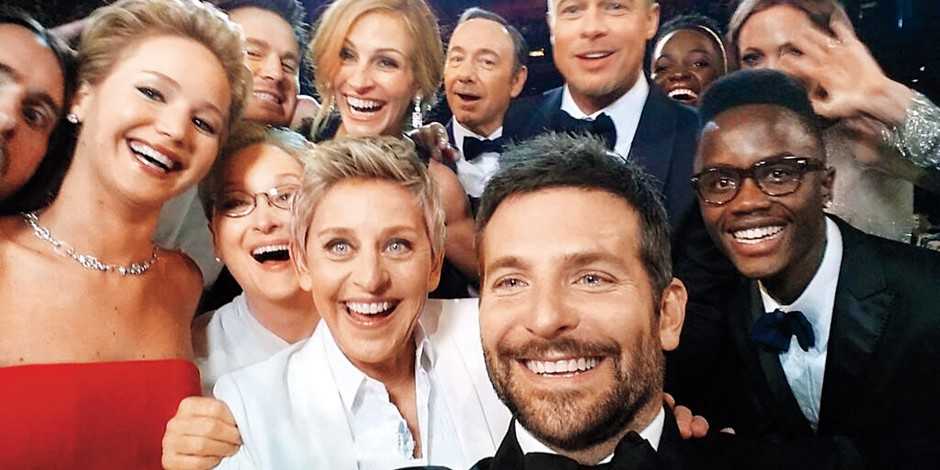
#> input picture images/ellen_oscar.jpeg, 940 x 470 px
$ python face_detection_haar.py --image images/ellen_oscar.jpeg
#> lines starting #> are read from the running program, lines starting #| are printed output that depends on the picture; after the words box and inside, x2 and y2 are one past the last pixel; in counts of white or black regions, pixels touching at a corner belong together
### utils.py
def haar_face_to_points(face):
    x1, y1, w, h = face
    x2 = x1 + w
    y2 = y1 + h

    return x1, y1, x2, y2


# [16 lines left out: functions hog_face_to_points, dnn_detection_to_points, not called in this run]

### face_detection_haar.py
import cv2
from argparse import ArgumentParser

from utils import haar_face_to_points


# trích xuất đường dẫn ảnh (tham số khi chạy code)
parser = ArgumentParser(description="Apply Haar Cascade model on images")
parser.add_argument('--image', dest="image_path", help='Path to image', required=True)
args = parser.parse_args()
image_path = args.image_path

# load ảnh và chuyển sang ảnh đen trắng
# (mô hình cần ảnh đen trắng đầu vào)
image = cv2.imread(image_path)
#> image is the input picture: shape (470, 940, 3); mean B, G, R 98.4, 110, 142.1
gray = cv2.cvtColor(image, cv2.COLOR_BGR2GRAY)
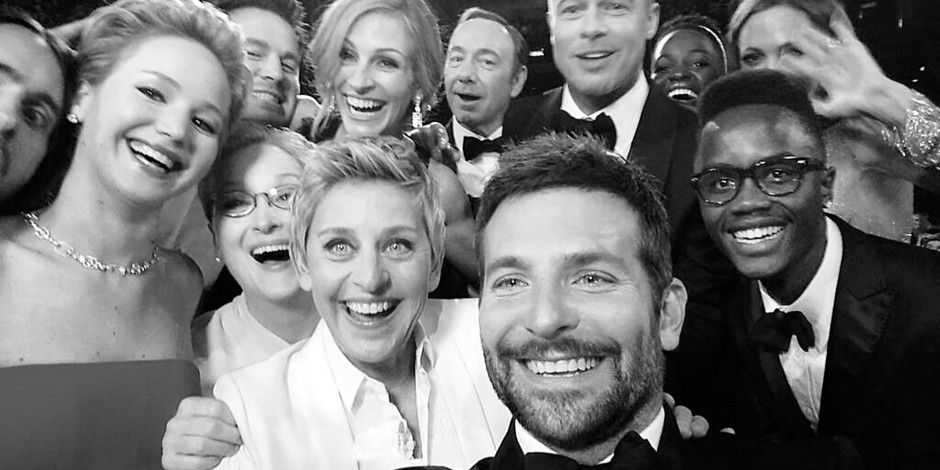
#> gray: shape (470, 940); min 0, max 255, mean 118.3
print("Load ảnh: {}".format(image_path))
print("Cỡ ảnh: {}".format(gray.shape))
#| Cỡ ảnh: (470, 940)

# load mô hình nhận diện khuôn mặt
model_path = "models/haarcascade_frontalface_default.xml"
detector = cv2.CascadeClassifier(model_path)

# nhận diện khuôn mặt trong ảnh
faces = detector.detectMultiScale(gray, scaleFactor=1.03, minNeighbors=5)
#> faces = [[172, 398, 49, 49], [428, 23, 90, 90], [211, 154, 114, 114], [313, 15, 116, 116], [679, 118, 146, 146], [290, 185, 159, 159], [58, 37, 139, 139], [451, 192, 218, 218]]
print("Xác định được {} khuôn mặt".format(len(faces)))
#| Xác định được 8 khuôn mặt

# Vẽ đường bao cho từng khuôn mặt
green_color = (0, 255, 0)
for face in faces:
    x1, y1, x2, y2 = haar_face_to_points(face)
    cv2.rectangle(image, pt1=(x1, y1), pt2=(x2, y2), color=green_color, thickness=2)
#> this loop made 8 passes
#> (x1, y1, w in haar_face_to_points, h in haar_face_to_points, x2, y2) on passes 1 to 8: (172, 398, 49, 49, 221, 447), (428, 23, 90, 90, 518, 113), (211, 154, 114, 114, 325, 268), (313, 15, 116, 116, 429, 131), (679, 118, 146, 146, 825, 264), (290, 185, 159, 159, 449, 344), (58, 37, 139, 139, 197, 176), (451, 192, 218, 218, 669, 410)
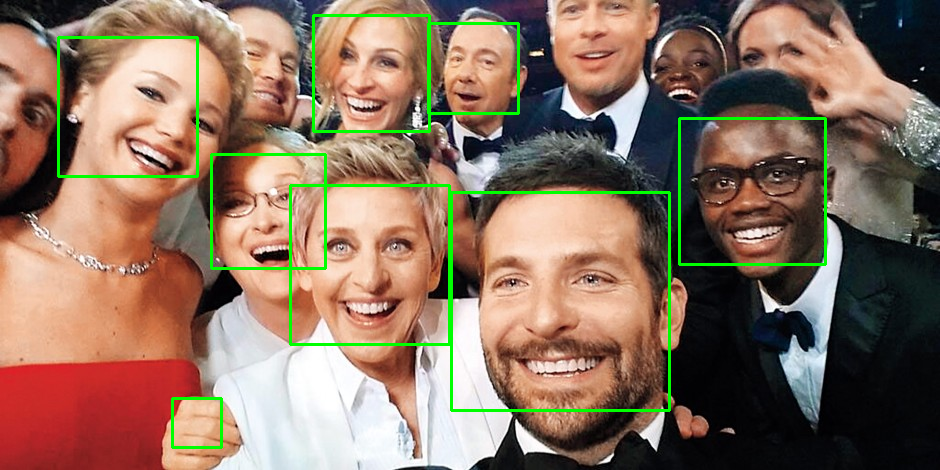
#> image: shape (470, 940, 3); 2.71% of pixels changed, all inside (x1, y1, x2, y2) = (57, 14, 827, 449)

# Hiển thị ảnh
cv2.imshow("Haar Cascade", image)
cv2.waitKey(0)

$ run again, on images/h10.jpg
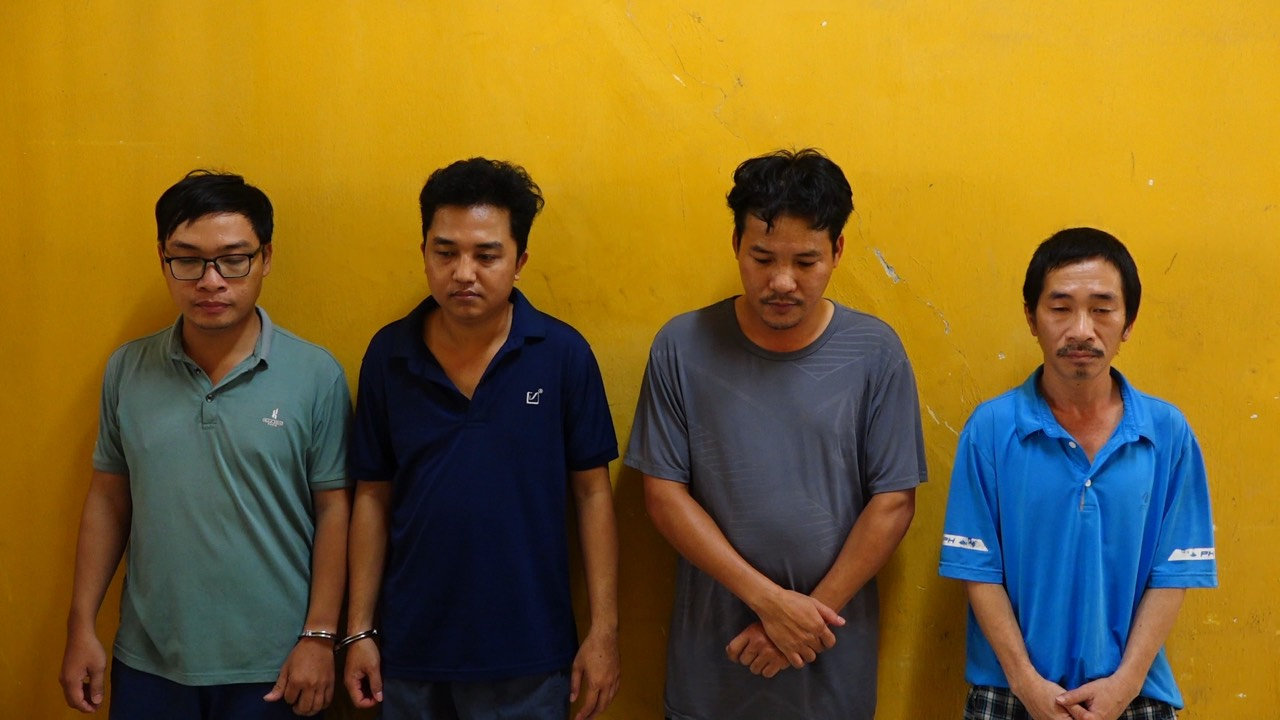
#> input picture images/h10.jpg, 1280 x 720 px
#> image is the input picture: shape (720, 1280, 3); mean B, G, R 39, 100.7, 128
#> `gray = cv2.cvtColor(image, cv2.COLOR_BGR2GRAY)`:
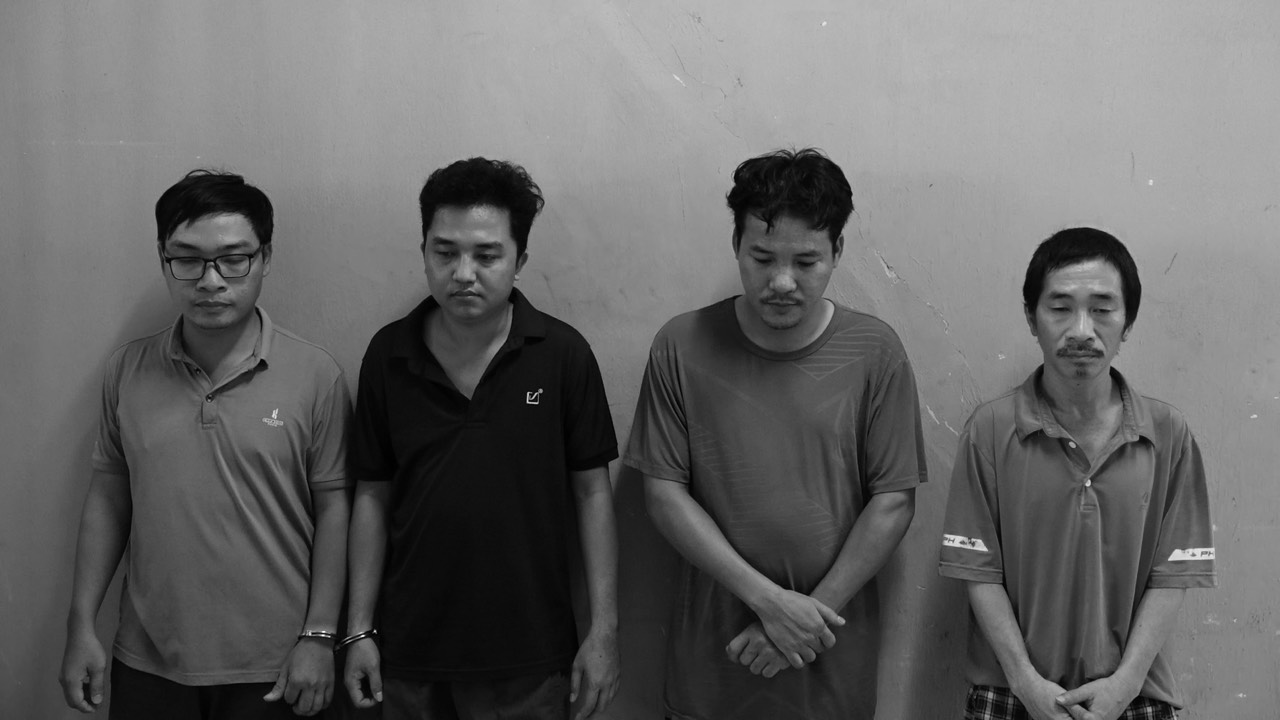
#> gray: shape (720, 1280); min 0, max 254, mean 101.9
#| Cỡ ảnh: (720, 1280)
#> faces = [[118, 564, 72, 72], [139, 204, 143, 143], [1018, 259, 125, 125], [402, 205, 127, 127], [720, 212, 129, 129]]
#| Xác định được 5 khuôn mặt
#> the loop `for face in faces:` made 5 passes
#> (x1, y1, w in haar_face_to_points, h in haar_face_to_points, x2, y2) on passes 1 to 5: (118, 564, 72, 72, 190, 636), (139, 204, 143, 143, 282, 347), (1018, 259, 125, 125, 1143, 384), (402, 205, 127, 127, 529, 332), (720, 212, 129, 129, 849, 341)
#> after the loop `for face in faces:`:
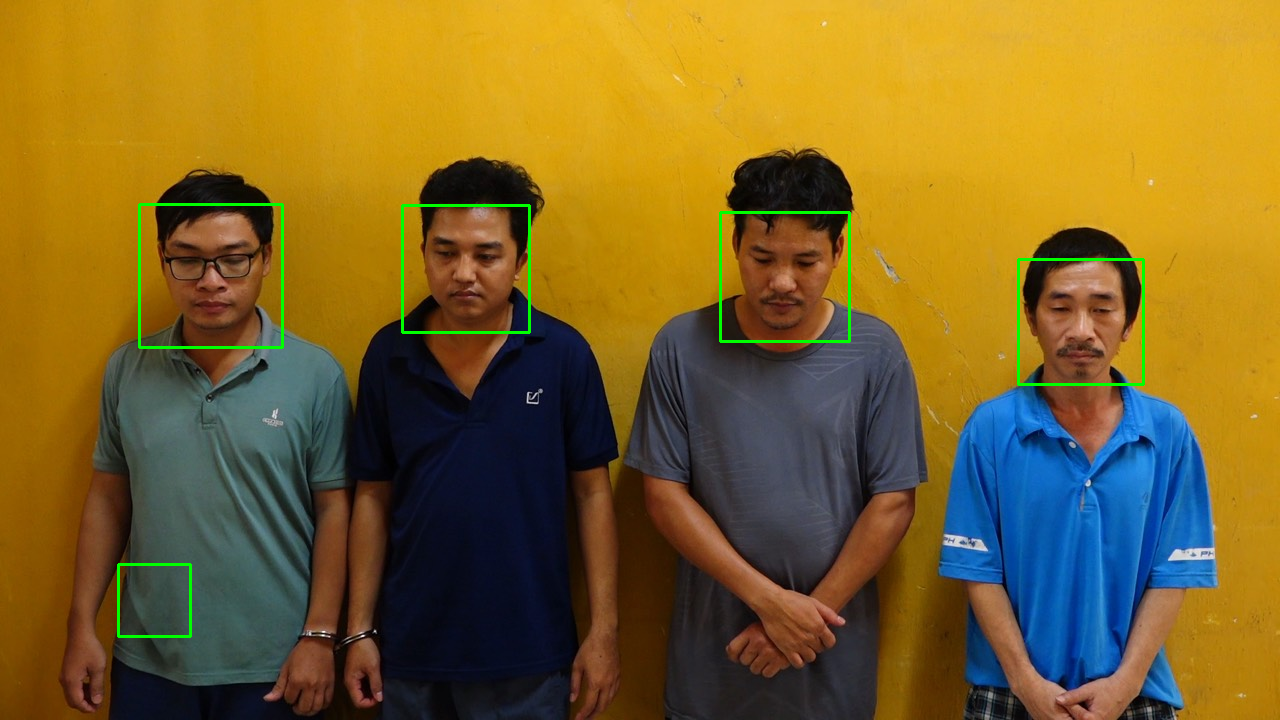
#> image: shape (720, 1280, 3); 0.77% of pixels changed, all inside (x1, y1, x2, y2) = (117, 203, 1145, 638)

$ run again, on images/h11.webp
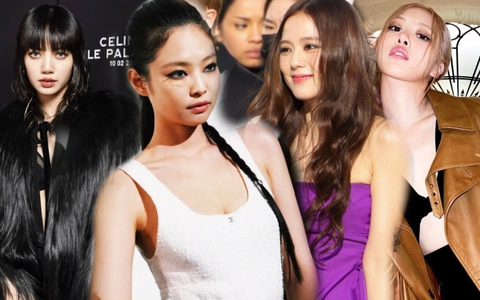
#> input picture images/h11.webp, 480 x 300 px
#> image is the input picture: shape (300, 480, 3); mean B, G, R 106.1, 115.4, 141.7
#> `gray = cv2.cvtColor(image, cv2.COLOR_BGR2GRAY)`:
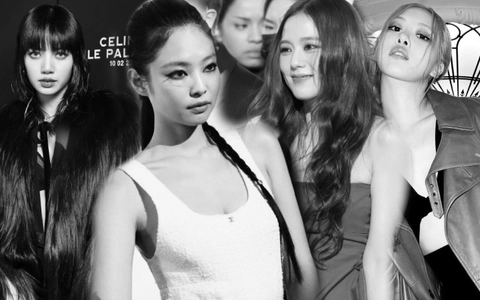
#> gray: shape (300, 480); min 0, max 255, mean 122.2
#| Cỡ ảnh: (300, 480)
#> faces = [[15, 28, 68, 68], [221, 2, 60, 60], [267, 21, 70, 70], [150, 37, 87, 87], [281, 160, 72, 72], [370, 6, 73, 73]]
#| Xác định được 6 khuôn mặt
#> the loop `for face in faces:` made 6 passes
#> (x1, y1, w in haar_face_to_points, h in haar_face_to_points, x2, y2) on passes 1 to 6: (15, 28, 68, 68, 83, 96), (221, 2, 60, 60, 281, 62), (267, 21, 70, 70, 337, 91), (150, 37, 87, 87, 237, 124), (281, 160, 72, 72, 353, 232), (370, 6, 73, 73, 443, 79)
#> after the loop `for face in faces:`:
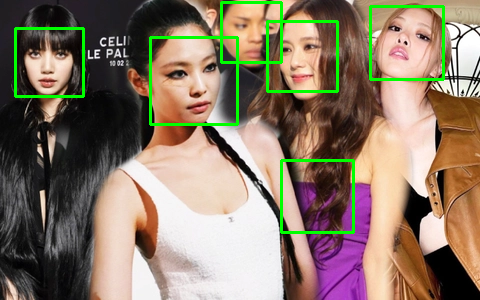
#> image: shape (300, 480, 3); 3.54% of pixels changed, all inside (x1, y1, x2, y2) = (14, 1, 445, 234)

$ run again, on images/h2.jpg
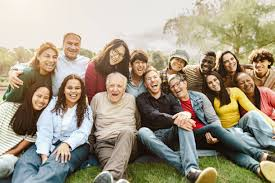
#> input picture images/h2.jpg, 275 x 183 px
#> image is the input picture: shape (183, 275, 3); mean B, G, R 133.4, 153, 163.1
#> `gray = cv2.cvtColor(image, cv2.COLOR_BGR2GRAY)`:
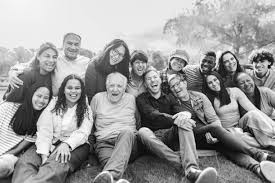
#> gray: shape (183, 275); min 0, max 255, mean 153.8
#| Cỡ ảnh: (183, 275)
#> faces = [[38, 47, 25, 25], [103, 75, 26, 26], [60, 78, 25, 25]]
#| Xác định được 3 khuôn mặt
#> the loop `for face in faces:` made 3 passes
#> (x1, y1, w in haar_face_to_points, h in haar_face_to_points, x2, y2) on passes 1 to 3: (38, 47, 25, 25, 63, 72), (103, 75, 26, 26, 129, 101), (60, 78, 25, 25, 85, 103)
#> after the loop `for face in faces:`:
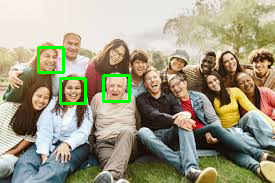
#> image: shape (183, 275, 3); 1.79% of pixels changed, all inside (x1, y1, x2, y2) = (37, 46, 131, 105)
